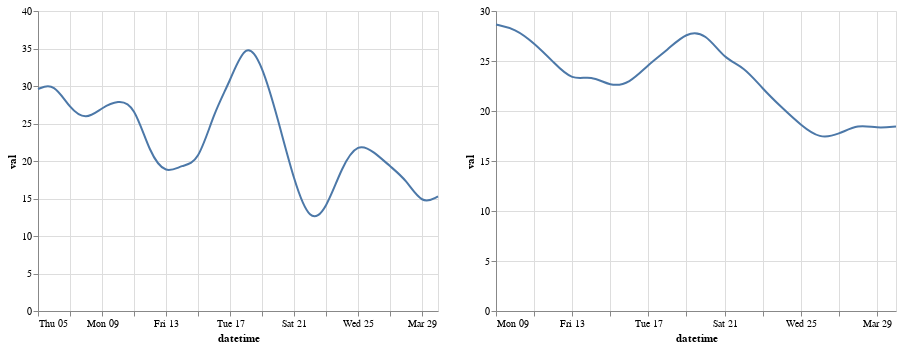

Notebook code cell kept with this figure:
### Code cell
three_day_avg = n_day_avg(berlin, 3)
seven_day_avg = n_day_avg(berlin, 7)

alt.hconcat(
    alt.Chart(three_day_avg).mark_line(interpolate='basis').encode(x='datetime', y='val'),
    alt.Chart(seven_day_avg).mark_line(interpolate='basis').encode(x='datetime', y='val')
)

### Figure 1 — Vega-Lite specification as saved in the notebook (floating-point values rounded to 4 significant figures)
{"config": {"view": {"continuousWidth": 400, "continuousHeight": 300}}, "hconcat": [{"data": {"name": "data-05d07f1d4ab64a8b0565aecb70278927"}, "mark": {"type": "line", "interpolate": "basis"}, "encoding": {"x": {"type": "temporal", "field": "datetime"}, "y": {"type": "quantitative", "field": "val"}}}, {"data": {"name": "data-522f14682e083a39a7d75f8c58545e04"}, "mark": {"type": "line", "interpolate": "basis"}, "encoding": {"x": {"type": "temporal", "field": "datetime"}, "y": {"type": "quantitative", "field": "val"}}}], "$schema": "https://vega.github.io/schema/vega-lite/v4.0.2.json", "datasets": {"data-05d07f1d4ab64a8b0565aecb70278927": [{"datetime": "2020-03-05T00:00:00+00:00", "val": 29.59}, {"datetime": "2020-03-06T00:00:00+00:00", "val": 30.46}, {"datetime": "2020-03-07T00:00:00+00:00", "val": 26.95}, {"datetime": "2020-03-08T00:00:00+00:00", "val": 25.42}, {"datetime": "2020-03-09T00:00:00+00:00", "val": 27.12}, {"datetime": "2020-03-10T00:00:00+00:00", "val": 28.11}, {"datetime": "2020-03-11T00:00:00+00:00", "val": 27.62}, {"datetime": "2020-03-12T00:00:00+00:00", "val": 20.89}, {"datetime": "2020-03-13T00:00:00+00:00", "val": 18.19}, {"datetime": "2020-03-14T00:00:00+00:00", "val": 19.5}, {"datetime": "2020-03-15T00:00:00+00:00", "val": 19.65}, {"datetime": "2020-03-16T00:00:00+00:00", "val": 26.51}, {"datetime": "2020-03-17T00:00:00+00:00", "val": 30.58}, {"datetime": "2020-03-18T00:00:00+00:00", "val": 36.15}, {"datetime": "2020-03-19T00:00:00+00:00", "val": 32.94}, {"datetime": "2020-03-20T00:00:00+00:00", "val": 25.56}, {"datetime": "2020-03-21T00:00:00+00:00", "val": 17.34}, {"datetime": "2020-03-22T00:00:00+00:00", "val": 11.65}, {"datetime": "2020-03-23T00:00:00+00:00", "val": 13.42}, {"datetime": "2020-03-24T00:00:00+00:00", "val": 19.33}, {"datetime": "2020-03-25T00:00:00+00:00", "val": 22.47}, {"datetime": "2020-03-26T00:00:00+00:00", "val": 21.24}, {"datetime": "2020-03-27T00:00:00+00:00", "val": 19.29}, {"datetime": "2020-03-28T00:00:00+00:00", "val": 17.55}, {"datetime": "2020-03-29T00:00:00+00:00", "val": 14.14}, {"datetime": "2020-03-30T00:00:00+00:00", "val": 15.28}], "data-522f14682e083a39a7d75f8c58545e04": [{"datetime": "2020-03-09T00:00:00+00:00", "val": 28.65}, {"datetime": "2020-03-10T00:00:00+00:00", "val": 28.24}, {"datetime": "2020-03-11T00:00:00+00:00", "val": 26.8}, {"datetime": "2020-03-12T00:00:00+00:00", "val": 24.92}, {"datetime": "2020-03-13T00:00:00+00:00", "val": 22.98}, {"datetime": "2020-03-14T00:00:00+00:00", "val": 23.61}, {"datetime": "2020-03-15T00:00:00+00:00", "val": 22.44}, {"datetime": "2020-03-16T00:00:00+00:00", "val": 22.72}, {"datetime": "2020-03-17T00:00:00+00:00", "val": 24.67}, {"datetime": "2020-03-18T00:00:00+00:00", "val": 26.1}, {"datetime": "2020-03-19T00:00:00+00:00", "val": 27.88}, {"datetime": "2020-03-20T00:00:00+00:00", "val": 27.83}, {"datetime": "2020-03-21T00:00:00+00:00", "val": 25.18}, {"datetime": "2020-03-22T00:00:00+00:00", "val": 24.46}, {"datetime": "2020-03-23T00:00:00+00:00", "val": 22.22}, {"datetime": "2020-03-24T00:00:00+00:00", "val": 20.35}, {"datetime": "2020-03-25T00:00:00+00:00", "val": 18.59}, {"datetime": "2020-03-26T00:00:00+00:00", "val": 17.2}, {"datetime": "2020-03-27T00:00:00+00:00", "val": 17.66}, {"datetime": "2020-03-28T00:00:00+00:00", "val": 18.68}, {"datetime": "2020-03-29T00:00:00+00:00", "val": 18.27}, {"datetime": "2020-03-30T00:00:00+00:00", "val": 18.46}]}}
